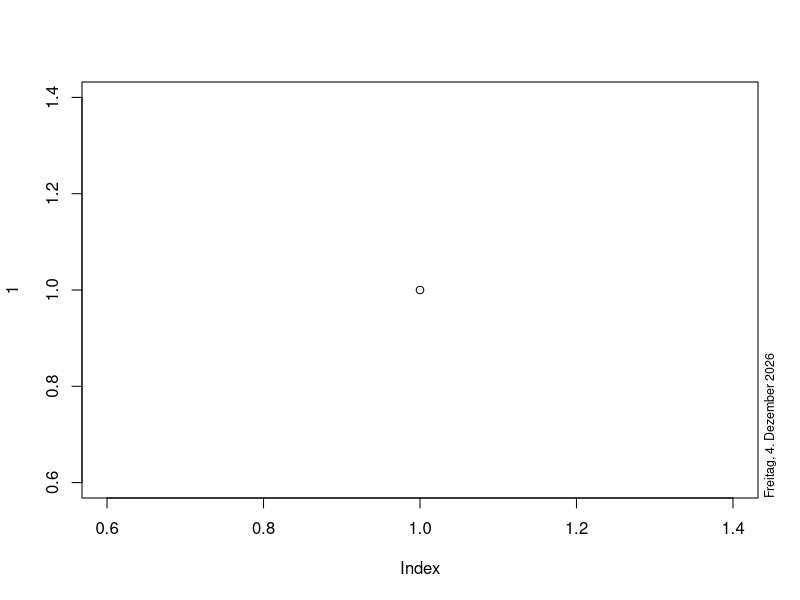

Source code (R):
library(sfsmisc)


### Name: p.datum
### Title: Plot 'Datum' (deutsch!) unten rechts
### Aliases: p.datum
### Keywords: hplot

### ** Examples

plot(1)
p.datum()
